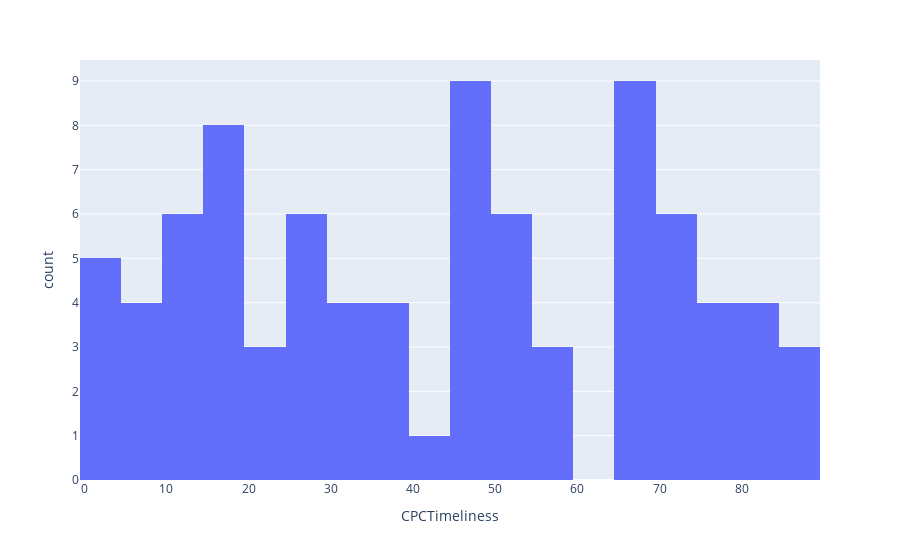

Notebook cell for this chart:
### Code cell
cin_details['CPCTimeliness'] = cin_details['DateOfInitialCPC'] - cin_details['CINreferralDate']

cin_details['CPCTimeliness'] = cin_details['CPCTimeliness']/pd.Timedelta(1, 'd')

timeliness_hist = px.histogram(cin_details,
                               x='CPCTimeliness',
                               nbins=20)
timeliness_hist.show()

### Figure 1 — Plotly figure (JSON) as saved in the notebook; plotly's stock layout.template omitted (floating-point values rounded to 4 significant figures)
{"data": [{"alignmentgroup": "True", "bingroup": "x", "hovertemplate": "CPCTimeliness=%{x}<br>count=%{y}<extra></extra>", "legendgroup": "", "marker": {"color": "#636efa", "pattern": {"shape": ""}}, "name": "", "nbinsx": 20, "offsetgroup": "", "orientation": "v", "showlegend": false, "type": "histogram", "x": [78, 49, 14, 66, 83, 3, 0, 25, 12, 65, 16, 54, 46, 74, null, 27, 19, 8, 68, null, 24, 66, null, 50, null, 83, 45, 4, 86, 66, 84, 66, 39, null, 67, 11, 51, 46, 56, 3, 43, 48, 56, 19, 19, 1, 77, 36, 21, null, 15, 69, 55, 34, 69, 87, 74, 74, null, 18, 27, 51, 74, 27, 32, null, 72, null, 50, 10, 86, 27, 77, 36, 33, 21, null, 30, null, 13, 9, 49, 19, null, null, 6, 70, 49, 46, 46, 81, 13, null, 9, 75, null, 26, 54, null, 37, 17], "xaxis": "x", "yaxis": "y"}], "layout": {"barmode": "relative", "legend": {"tracegroupgap": 0}, "margin": {"t": 60}, "xaxis": {"anchor": "y", "domain": [0, 1], "title": {"text": "CPCTimeliness"}}, "yaxis": {"anchor": "x", "domain": [0, 1], "title": {"text": "count"}}}}
